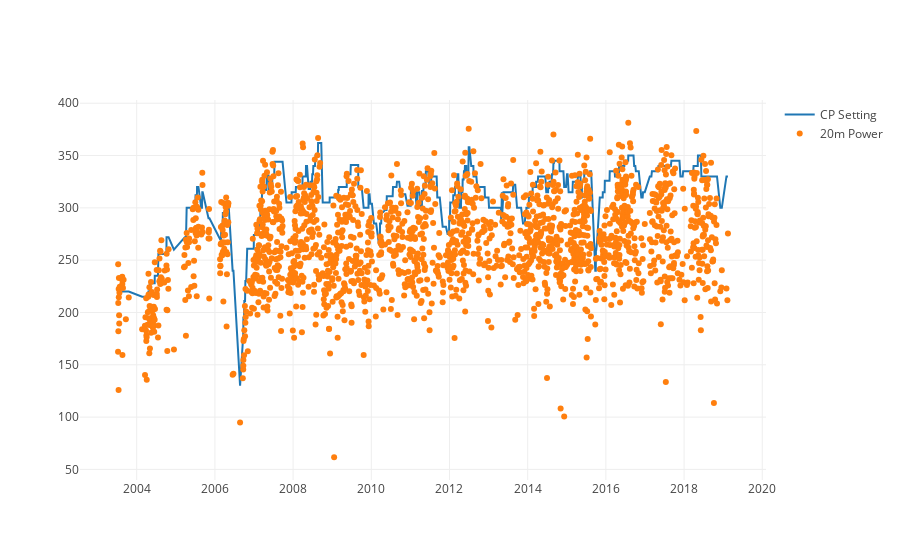

Notebook cell for this chart:
### Code cell
trace1 = go.Scatter(x=df.date, y=df.cp_setting, mode='lines', name='CP Setting')
trace2 = go.Scatter(x=df.date, y=df['20m_critical_power'], mode='markers', name='20m Power')
iplot(go.Figure([trace1, trace2]))

### Figure 1 — Plotly figure (JSON) as saved in the notebook; plotly's stock layout.template omitted (floating-point values rounded to 4 significant figures; data arrays with more than 128 entries replaced by an {"elided": "..."} marker saying what was removed)
{"data": [{"mode": "lines", "name": "CP Setting", "type": "scatter", "uid": "0eaf1aca-f79a-4c50-8cfa-f7cbb358b94e", "x": {"elided": "1838 str values"}, "y": {"elided": "1838 int values"}}, {"mode": "markers", "name": "20m Power", "type": "scatter", "uid": "1a91ad6d-d0fc-4a98-bb4d-f66ce4554628", "x": {"elided": "1838 str values"}, "y": {"elided": "1838 float values"}}], "layout": {}}
